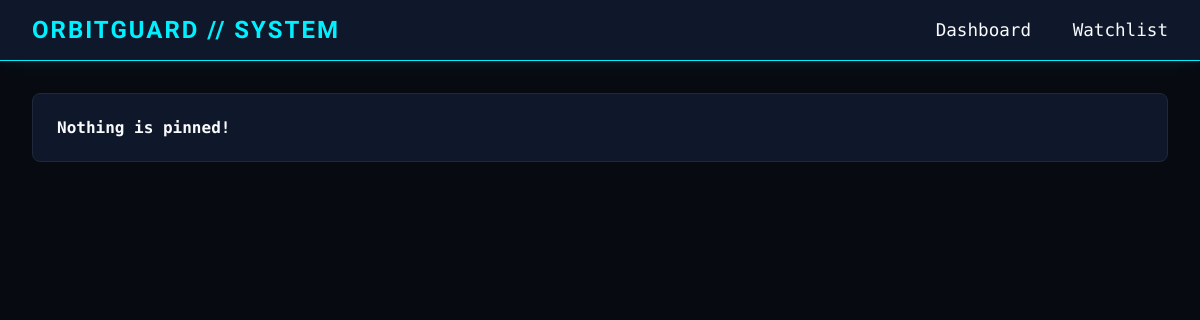
/watchlist, run on an earlier commit of the app's database.
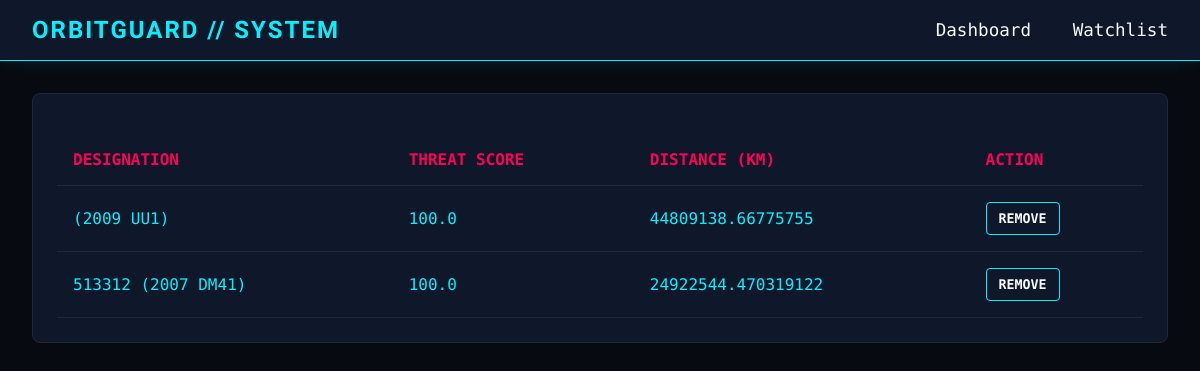
And on a later commit of the database.
### tables this page shows
CREATE TABLE pinned_targets (
    id INTEGER PRIMARY KEY AUTOINCREMENT,
    asteroid_id TEXT UNIQUE NOT NULL,
    name TEXT NOT NULL,
    threat_score REAL,
    miss_distance REAL
);

### app.py (the view)
@app.route("/watchlist", methods = ['POST', 'GET'])
def watchlist():
    pinned = db.execute("SELECT * FROM pinned_targets")
    return render_template("watchlist.html", pinned = pinned)

### templates/watchlist.html (shortened to what this page needs)
{% extends "layout.html" %}
{% block body %}
    <section class="table-card">
        {% if pinned %}
        <table class="tactical-table">
            <thead>
                <tr>
                    <th>Designation</th>
                    <th>Threat Score</th>
                    <th>Distance (km)</th>
                    <th>Action</th>
                </tr>
            </thead>
            <tbody>
                {% for asteroid in pinned %}
                <tr>
                    <td>{{ asteroid.name }}</td>
                    <td>{{ asteroid.threat_score }}</td>
                    <td>{{ asteroid.miss_distance }}</td>
                    <td>
                        <form action = "/unpin" method = "post">
                            <button class="pin-btn"
                                    data-id="{{ asteroid.id }}"
                                    data-name="{{ asteroid.name }}">
                                REMOVE
                            </button>
                        </form>
                    </td>
                </tr>
                {% endfor %}
            </tbody>
        </table>
        {% else %}
        <h4>
            Nothing is pinned!
        </h4>
        {% endif %}
    </section>
{% endblock %}

### templates/layout.html (shortened to what this page needs)
<!DOCTYPE html>
<html>
<head>
    <link href= "../static/style.css" rel = "stylesheet">
</head>
<body>
    <nav class="navbar">
        <div class="nav-brand">OrbitGuard // System</div>
        <div class="nav-links">
            <a href="/">Dashboard</a>
            <a href="/watchlist">Watchlist</a>
        </div>
    </nav>
    <main class="dashboard-wrapper">
        {% block body %}
        {% endblock %}
    </main>
</body>
</html>

### static/style.css (style rules this page uses)
:root { --bg-dark: #070A11; --panel-bg: #0F172A; --panel-border: #1E293B; --accent-cyan: #00F0FF; --accent-magenta: #FF0055; --text-bright: #F8FAFC; --text-muted: #64748B; }
* { margin: 0; padding: 0; box-sizing: border-box; }
body { background-color: var(--bg-dark); color: var(--text-bright); font-family: 'Share Tech Mono', monospace; min-height: 100vh; }
h1, h2, h3, .nav-brand { font-family: 'Orbitron', sans-serif; text-transform: uppercase; letter-spacing: 2px; }
.navbar { background-color: var(--panel-bg); border-bottom: 1px solid var(--accent-cyan); padding: 1rem 2rem; display: flex; justify-content: space-between; align-items: center; box-shadow: 0 0 15px rgba(0, 240, 255, 0.1); }
.nav-brand { color: var(--accent-cyan); font-size: 1.5rem; font-weight: 900; }
.nav-links a { color: var(--text-bright); text-decoration: none; margin-left: 2rem; font-size: 1.1rem; transition: color 0.3s ease; }
.dashboard-wrapper { max-width: 1400px; margin: 2rem auto; padding: 0 2rem; }
.table-card { background-color: var(--panel-bg); border: 1px solid var(--panel-border); padding: 1.5rem; border-radius: 8px; margin-bottom: 2rem; }
.tactical-table { width: 100%; border-collapse: collapse; margin-top: 1rem; }
.tactical-table th, .tactical-table td { padding: 1rem; text-align: left; border-bottom: 1px solid var(--panel-border); color: var(--accent-cyan); }
.tactical-table th { color: var(--accent-magenta); text-transform: uppercase; }
.pin-btn { background: transparent; color: var(--text-bright); border: 1px solid var(--accent-cyan); padding: 8px 12px; border-radius: 4px; cursor: pointer; font-family: inherit; font-weight: bold; transition: all 0.3s ease; }

What changed in the data, as far as the page shows it:
added pinned_targets: name "(2009 UU1)", threat_score "100.0", miss_distance "44809138.66775755"
added pinned_targets: name "513312 (2007 DM41)", threat_score "100.0", miss_distance "24922544.470319122"
Also different on the page:
text no longer shown: "Nothing is pinned!"
text now shown: "DESIGNATION THREAT SCORE DISTANCE (KM) ACTION"
